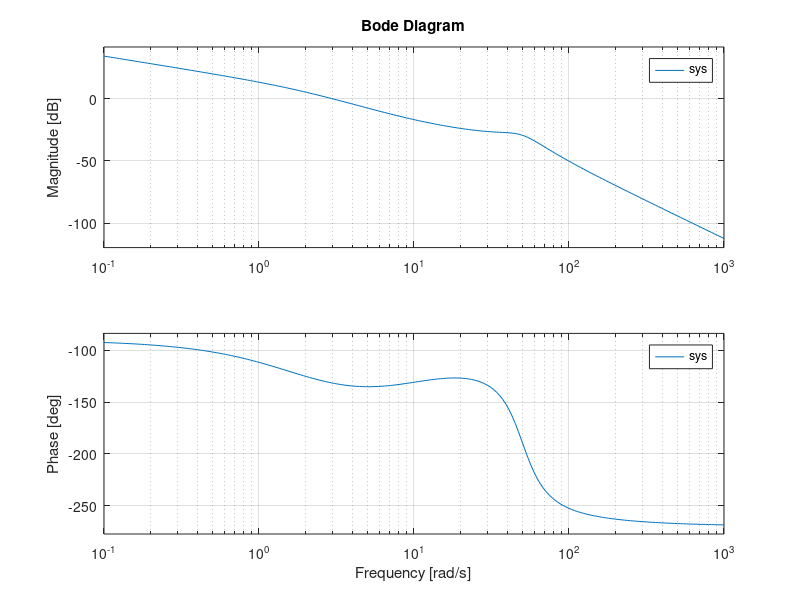

MATLAB code for this plot:
% Chapter 8: Figure 8.34

%

%   The Bode plot of

%

%                        0.5 s + 5

%   G(s) = ----------------------------------------

%          0.0002 s^4 + 0.0064 s^3 + 0.512 s^2 +  s

%

%   using the logspace function to generate 

%   the frequency points.

%

num=5*[0.1 1];

den=[0.0002 0.0064 0.5120 1 0];

sys=tf(num,den);

w=logspace(-1,3,200);

bode(sys,w);
